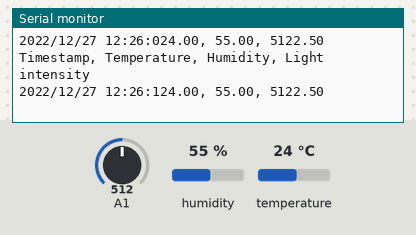
This sketch was run on a simulated Arduino Uno, built with avr-gcc and run on an emulated ATmega328P. Shown: the last lines printed to the serial monitor. Inputs (shaded band) come from the test bench; at power-on: humidity 55 %, A1 = 512, temperature 24 °C. The local clock reads 2024-03-15 10:24:30 at power-on unless the sketch sets it.

Above: at 1.4 s.
1.5 s: humidity set to 22 %
At 2.3 s:
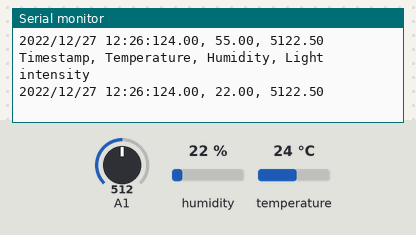
3.0 s: A1 set to 716
At 3.5 s:
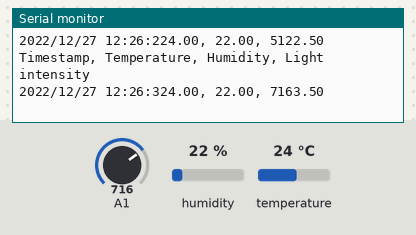
4.5 s: temperature set to 12 °C
At 5.2 s:
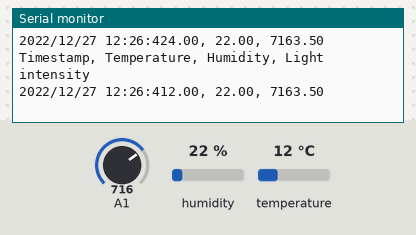
6.0 s: A1 set to 900
At 6.0 s:
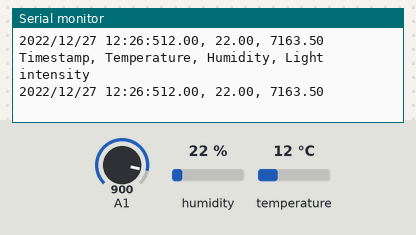
7.5 s: humidity set to 40 %
At 8.0 s:
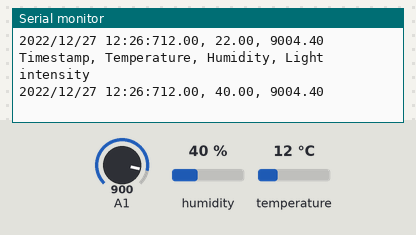
Timing chart, 0 to 10.0 s (numbered marks = the images above; inputs shaded):
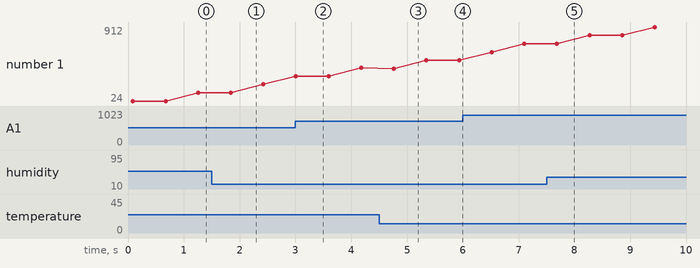

Measured:
- after the input at 1.5 s, the serial monitor: prints a new line after 0.34 s (image 1)
- after the input at 3.0 s, the serial monitor: prints a new line at once (image 2)
- after the input at 4.5 s, the serial monitor: prints a new line after 0.26 s (image 3)
- after the input at 7.5 s, the serial monitor: prints a new line after 0.19 s (image 5)
- plotted number 1: 424 → 512 after the input at 4.5 s

The sketch:

PlantSensor.ino
```cpp
#include <Adafruit_AHT10.h>
Adafruit_AHT10 aht;
#include <Wire.h>  // i2c communication
#include "Sodaq_DS3231.h"

char weekDay[][4] = {"Sun", "Mon", "Tue", "Wed", "Thu", "Fri", "Sat" };
DateTime dt(2022, 12, 27, 12, 26, 0,   2);

void setup() {
  // put your setup code here, to run once:
Serial.begin(115200);
  Serial.println("Adafruit AHT10 demo!");

  if (! aht.begin()) { // .init code
    Serial.println("Could not find AHT10? Check wiring");
    while (1) delay(10);
  }
  Serial.println("AHT10 found");

  // RTC INIT
    Wire.begin();
    rtc.begin ();
    rtc.setDateTime(dt);
}

void loop() {
  //read AHT10
 sensors_event_t humidity, temp;
  aht.getEvent(&humidity, &temp);// populate temp and humidity objects with fresh data

  //read RTC
DateTime now = rtc.now(); //get the current date-time

  //print both to serial
Serial.println("Timestamp, Temperature, Humidity, Light intensity ");

Serial.print(now.year(), DEC);
    Serial.print('/');
    Serial.print(now.month(), DEC);
    Serial.print('/');
    Serial.print(now.date(), DEC);
    Serial.print(' ');
    Serial.print(now.hour(), DEC);
    Serial.print(':');
    Serial.print(now.minute(), DEC);
    Serial.print(':');
    Serial.print(now.second(), DEC);

Serial.print(temp.temperature);Serial.print(", ");
Serial.print( humidity.relative_humidity );Serial.print(", ");


 // read the input on analog pin 0:
  int sensorValue = analogRead(A1);
  // print out the value you read:

float math = (sensorValue / 1023.) * 5;
Serial.print(sensorValue);
Serial.println(math);

  delay (500);


}
```
